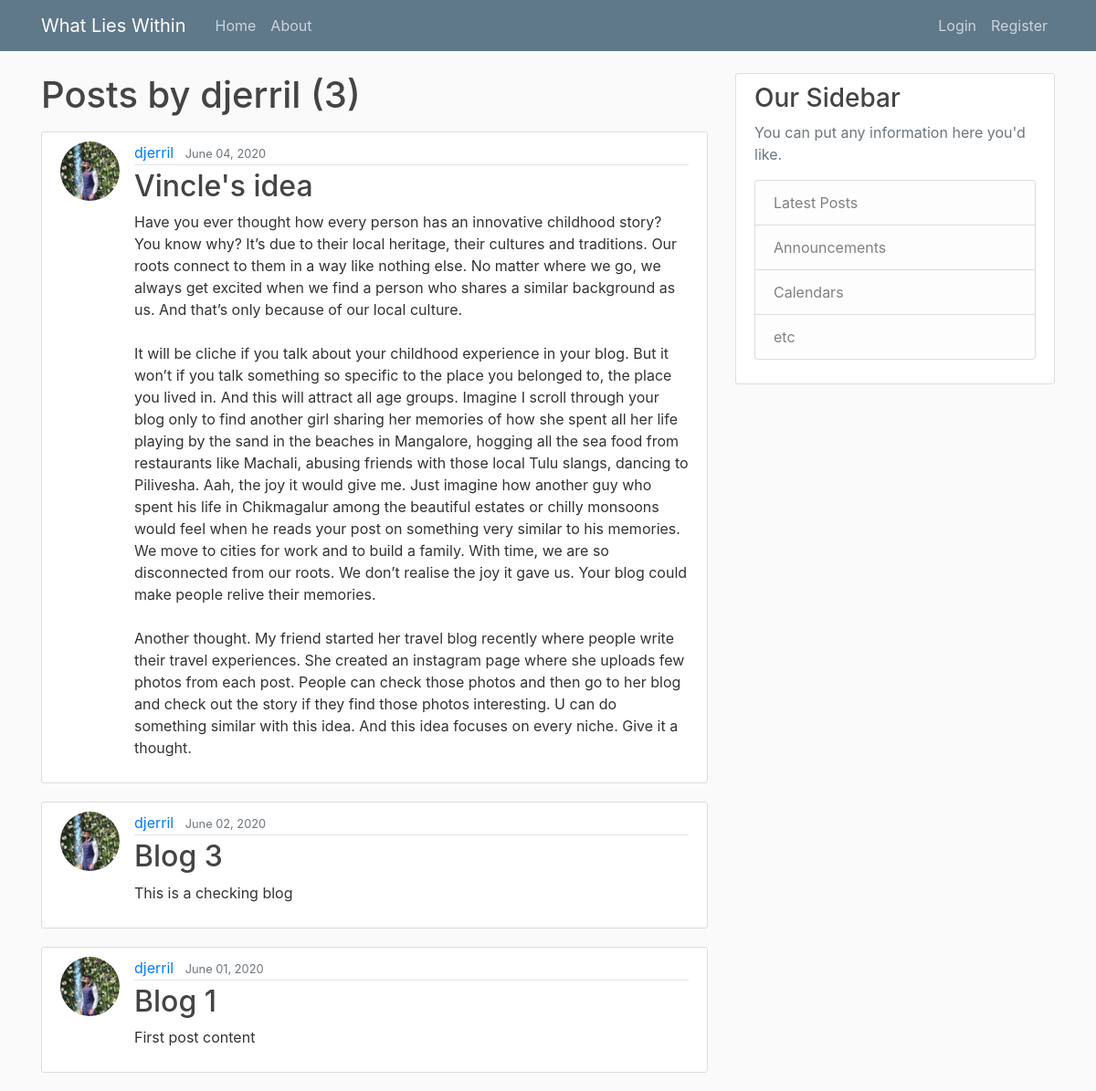
The page /user/djerril on the database its author committed.
### blog/models.py (models this page shows, shortened)
class Post(models.Model):
    title=models.CharField(max_length=100)
    content=models.TextField()
    date_posted=models.DateTimeField(default=timezone.now)
    author=models.ForeignKey(User,on_delete=models.CASCADE)

### users/models.py (models this page shows, shortened)
class Profile(models.Model):
    user=models.OneToOneField(User,on_delete=models.CASCADE)
    image=models.ImageField(default='default.jpg',upload_to='profile_pics')

### blog/views.py (the view)
# urls.py: path('user/<str:username>',UserPostListView.as_view(),name='user-posts'),
class UserPostListView(ListView):
    model = Post
    template_name='blog/user_posts.html'
    context_object_name='posts'
    paginate_by = 7
    def get_queryset(self):
        user=get_object_or_404(User,username=self.kwargs.get('username'))
        return Post.objects.filter(author=user).order_by('-date_posted')

### blog/templates/blog/user_posts.html (shortened to what this page needs)
{% extends "blog/base.html" %}
{% block content %}
<h1 class="mb-3">Posts by {{view.kwargs.username}} ({{ page_obj.paginator.count }})</h1>
    {% for post in posts %}
        <article class="media content-section">
          <img class="rounded-circle article-img" src="{{ post.author.profile.image.url }}" alt="">
          <div class="media-body">
            <div class="article-metadata">
              <a class="mr-2" href="{% url 'user-posts' post.author.username %}">{{ post.author }}</a>
              <small class="text-muted">{{ post.date_posted | date:"N d, Y" }}</small>
            </div>
            <h2><a class="article-title" href="{% url 'post-detail' post.id %}">{{ post.title }}</a></h2>
            <p class="article-content">{{ post.content }}</p>
          </div>
      </article>
    {% endfor %}
{% endblock content %}

### blog/static/blog/main.css (style rules this page uses)
body { background: #fafafa; color: #333333; margin-top: 5rem; }
h1, h2, h3, h4, h5, h6 { color: #444444; }
.content-section { background: #ffffff; padding: 10px 20px; border: 1px solid #dddddd; border-radius: 3px; margin-bottom: 20px; }
.article-title { color: #444444; }
.article-content { white-space: pre-line; }
.article-img { height: 65px; width: 65px; margin-right: 16px; }
.article-metadata { padding-bottom: 1px; margin-bottom: 4px; border-bottom: 1px solid #e3e3e3 }

### rows shown on the page
Post: author.profile.image (picture), author "djerril", date_posted "June 04, 2020", title "Vincle's idea", content "Have you ever thought how every person has an innovative childhood story? You know why? It’s due to their local heritage, their cultures and traditions. Our roots connect to them in a way like nothing else. No matter where we go, we always get excited when we find a person who shares a similar background as us. And that’s only because of our local culture. It will be cliche if you talk about your childhood experience in your blog. But it won’t if you talk something so specific to the place you belonged to, the place you lived in. And this will attract all age groups. Imagine I scroll through your blog only to find another girl sharing her memories of how she spent all her life playing by…"
Post: author.profile.image (picture), author "djerril", date_posted "June 02, 2020", title "Blog 3", content "This is a checking blog"
Post: author.profile.image (picture), author "djerril", date_posted "June 01, 2020", title "Blog 1", content "First post content"

### other values the page prints
{{ view.kwargs.username }} "djerril"
{{ page_obj.paginator.count }} "3"
